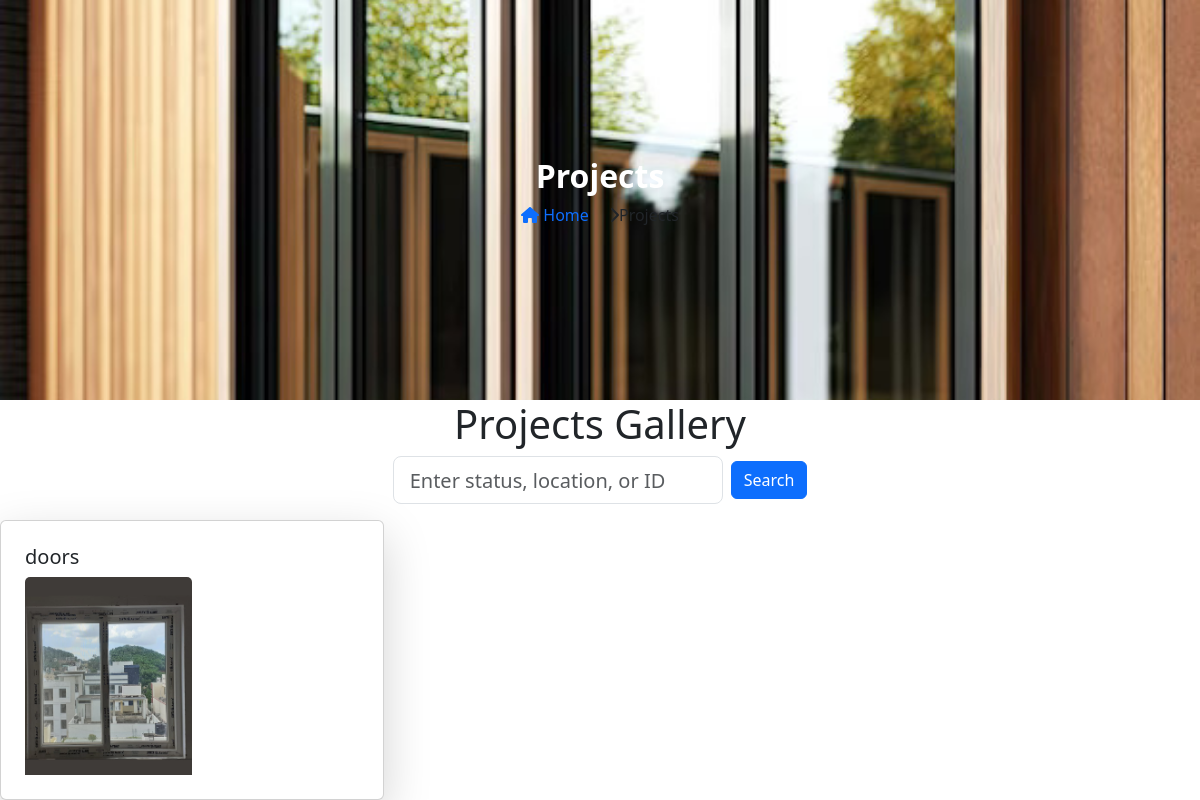
/gallery.php, run on the app's committed database.
### tables this page shows
CREATE TABLE `product` (
  `productid` int(11) NOT NULL,
  `productname` varchar(255) NOT NULL,
  `productimage` varchar(255) DEFAULT NULL,
  `location` varchar(255) DEFAULT NULL,
  `status` varchar(255) DEFAULT NULL,
  `description` text DEFAULT NULL,
  `subcategoryid` int(11) DEFAULT NULL
);

### gallery.php (the view, shortened to what this page needs)
<!DOCTYPE html>
<html lang="en">
<head>
    <link rel="stylesheet" href="https://stackpath.bootstrapcdn.com/bootstrap/4.5.2/css/bootstrap.min.css">
    <link href="https://cdn.jsdelivr.net/npm/bootstrap@5.3.3/dist/css/bootstrap.min.css" rel="stylesheet">
</head>
<body>
    <div class="background-image" style="
        background-image: url('images/clean-modern-aluminium-windows-with-double-glazing-wooden-wall-generative-ai_124507-78760.jpg');
        background-size: cover;
        background-position: center;
        background-repeat: no-repeat;
        height: 50vh;
        display: flex;
        align-items: center;
        justify-content: center;
        flex-direction: column;
    ">
        <h2 class="font-weight-bold text" style="color: white;">Projects</h2>
        <p>
            <a href="index.php" class="link-text m-2 background-link" style="text-decoration: none;">
                <i class="fas fa-home"></i> Home
            </a>
            <span class="link-text m-2">
                <i class="fas fa-chevron-right"></i>Projects
            </span>
        </p>
    </div>
    <h1 class="text-center">Projects Gallery</h1>
    <div class="mb-3 d-flex justify-content-center">
    <form method="GET" action="" class="form-inline">
        <input
            type="text"
            name="search"
            class="form-control form-control-lg mr-2"
            id="search"
            placeholder="Enter status, location, or ID"
            value="<?php echo isset($_GET['search']) ? $_GET['search'] : ''; ?>"
        />
        <button type="submit" class="btn btn-primary">
            Search
        </button>
    </form>
</div>
    <?php
 $servername = "localhost";
 $username = "root";
 $password = "";
 $dbname = "srisuryo_srisuryodaya";
    $conn = new mysqli($servername, $username, $password, $dbname);
    $searchQuery = isset($_GET['search']) ? $_GET['search'] : '';
    $getAllProductsQuery = "SELECT * FROM product
                           WHERE productname LIKE '%$searchQuery%'
                              OR location LIKE '%$searchQuery%'
                              OR status LIKE '%$searchQuery%'";
    $result = $conn->query($getAllProductsQuery);
    if ($result) {
        $counter = 0;
        while ($row = $result->fetch_assoc()) {
            if ($counter % 2 == 0) {
                echo '<div class="row">';
            }
            echo '<div class="col-md-4 justify-content-around">';
            echo '<div class="card shadow-lg p-2   bg-white rounded ">';
            echo '<div class="card-body">';
            echo '<h5 class="card-title">' . $row["productname"] . '</h5>';
            echo '<img class="card-img-top product-image w-50 h-50" src="admin/' . $row["productimage"] . '" alt="' . $row["productname"] . '" data-productid="' . $row["productid"] . '">';
            echo '</div></div>';
            echo '</div>';
            $counter++;
        }
        if ($counter % 2 == 1) {
            echo '</div>';
        }
    }
    ?>
</body>
</html>

### data on the page
product: productname "doors", productimage (picture)
